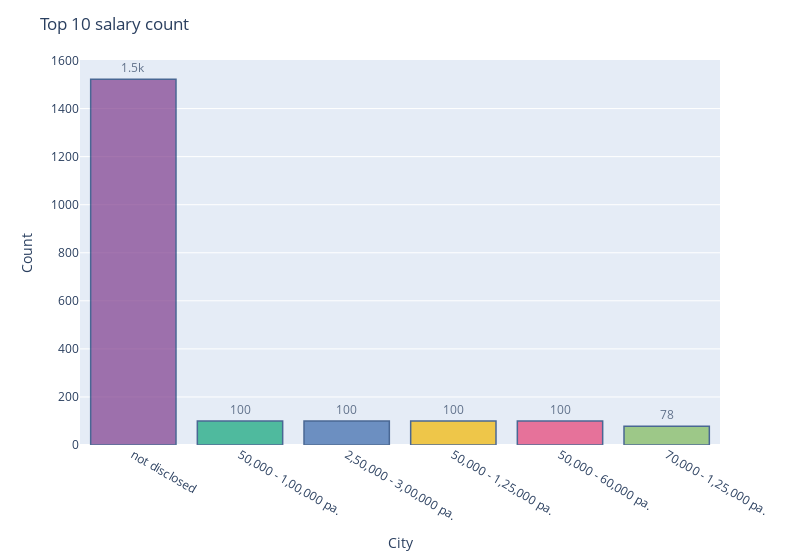

Write notebook code for a chart like this one.
### Code cell
location = df['salary'].value_counts().nlargest(n=10)
fig = px.bar(y=location.values,
       x=location.index,
       orientation='v',
       color=location.index,
       text=location.values,
       color_discrete_sequence= px.colors.qualitative.Bold)

fig.update_traces(texttemplate='%{text:.2s}', 
                  textposition='outside', 
                  marker_line_color='rgb(8,48,107)', 
                  marker_line_width=1.5, 
                  opacity=0.7)

fig.update_layout(width=800, 
                  showlegend=False, 
                  xaxis_title="City",
                  yaxis_title="Count",
                  title="Top 10 salary count")
fig.show()

### Figure 1 — Plotly figure (JSON) as saved in the notebook; plotly's stock layout.template omitted (floating-point values rounded to 4 significant figures)
{"data": [{"alignmentgroup": "True", "hovertemplate": "color=not disclosed<br>x=%{x}<br>y=%{y}<br>text=%{text}<extra></extra>", "legendgroup": "not disclosed", "marker": {"color": "rgb(127, 60, 141)", "line": {"color": "rgb(8,48,107)", "width": 1.5}}, "name": "not disclosed", "offsetgroup": "not disclosed", "opacity": 0.7, "orientation": "v", "showlegend": true, "text": [1522], "textposition": "outside", "texttemplate": "%{text:.2s}", "type": "bar", "x": ["not disclosed"], "xaxis": "x", "y": [1522], "yaxis": "y"}, {"alignmentgroup": "True", "hovertemplate": "color=50,000 - 1,00,000 pa.<br>x=%{x}<br>y=%{y}<br>text=%{text}<extra></extra>", "legendgroup": "50,000 - 1,00,000 pa.", "marker": {"color": "rgb(17, 165, 121)", "line": {"color": "rgb(8,48,107)", "width": 1.5}}, "name": "50,000 - 1,00,000 pa.", "offsetgroup": "50,000 - 1,00,000 pa.", "opacity": 0.7, "orientation": "v", "showlegend": true, "text": [100], "textposition": "outside", "texttemplate": "%{text:.2s}", "type": "bar", "x": ["50,000 - 1,00,000 pa."], "xaxis": "x", "y": [100], "yaxis": "y"}, {"alignmentgroup": "True", "hovertemplate": "color=2,50,000 - 3,00,000 pa.<br>x=%{x}<br>y=%{y}<br>text=%{text}<extra></extra>", "legendgroup": "2,50,000 - 3,00,000 pa.", "marker": {"color": "rgb(57, 105, 172)", "line": {"color": "rgb(8,48,107)", "width": 1.5}}, "name": "2,50,000 - 3,00,000 pa.", "offsetgroup": "2,50,000 - 3,00,000 pa.", "opacity": 0.7, "orientation": "v", "showlegend": true, "text": [100], "textposition": "outside", "texttemplate": "%{text:.2s}", "type": "bar", "x": ["2,50,000 - 3,00,000 pa."], "xaxis": "x", "y": [100], "yaxis": "y"}, {"alignmentgroup": "True", "hovertemplate": "color=50,000 - 1,25,000 pa.<br>x=%{x}<br>y=%{y}<br>text=%{text}<extra></extra>", "legendgroup": "50,000 - 1,25,000 pa.", "marker": {"color": "rgb(242, 183, 1)", "line": {"color": "rgb(8,48,107)", "width": 1.5}}, "name": "50,000 - 1,25,000 pa.", "offsetgroup": "50,000 - 1,25,000 pa.", "opacity": 0.7, "orientation": "v", "showlegend": true, "text": [100], "textposition": "outside", "texttemplate": "%{text:.2s}", "type": "bar", "x": ["50,000 - 1,25,000 pa."], "xaxis": "x", "y": [100], "yaxis": "y"}, {"alignmentgroup": "True", "hovertemplate": "color=50,000 - 60,000 pa.<br>x=%{x}<br>y=%{y}<br>text=%{text}<extra></extra>", "legendgroup": "50,000 - 60,000 pa.", "marker": {"color": "rgb(231, 63, 116)", "line": {"color": "rgb(8,48,107)", "width": 1.5}}, "name": "50,000 - 60,000 pa.", "offsetgroup": "50,000 - 60,000 pa.", "opacity": 0.7, "orientation": "v", "showlegend": true, "text": [100], "textposition": "outside", "texttemplate": "%{text:.2s}", "type": "bar", "x": ["50,000 - 60,000 pa."], "xaxis": "x", "y": [100], "yaxis": "y"}, {"alignmentgroup": "True", "hovertemplate": "color=70,000 - 1,25,000 pa.<br>x=%{x}<br>y=%{y}<br>text=%{text}<extra></extra>", "legendgroup": "70,000 - 1,25,000 pa.", "marker": {"color": "rgb(128, 186, 90)", "line": {"color": "rgb(8,48,107)", "width": 1.5}}, "name": "70,000 - 1,25,000 pa.", "offsetgroup": "70,000 - 1,25,000 pa.", "opacity": 0.7, "orientation": "v", "showlegend": true, "text": [78], "textposition": "outside", "texttemplate": "%{text:.2s}", "type": "bar", "x": ["70,000 - 1,25,000 pa."], "xaxis": "x", "y": [78], "yaxis": "y"}], "layout": {"barmode": "relative", "legend": {"title": {"text": "color"}, "tracegroupgap": 0}, "margin": {"t": 60}, "showlegend": false, "title": {"text": "Top 10 salary count"}, "width": 800, "xaxis": {"anchor": "y", "domain": [0, 1], "title": {"text": "City"}}, "yaxis": {"anchor": "x", "domain": [0, 1], "title": {"text": "Count"}}}}
